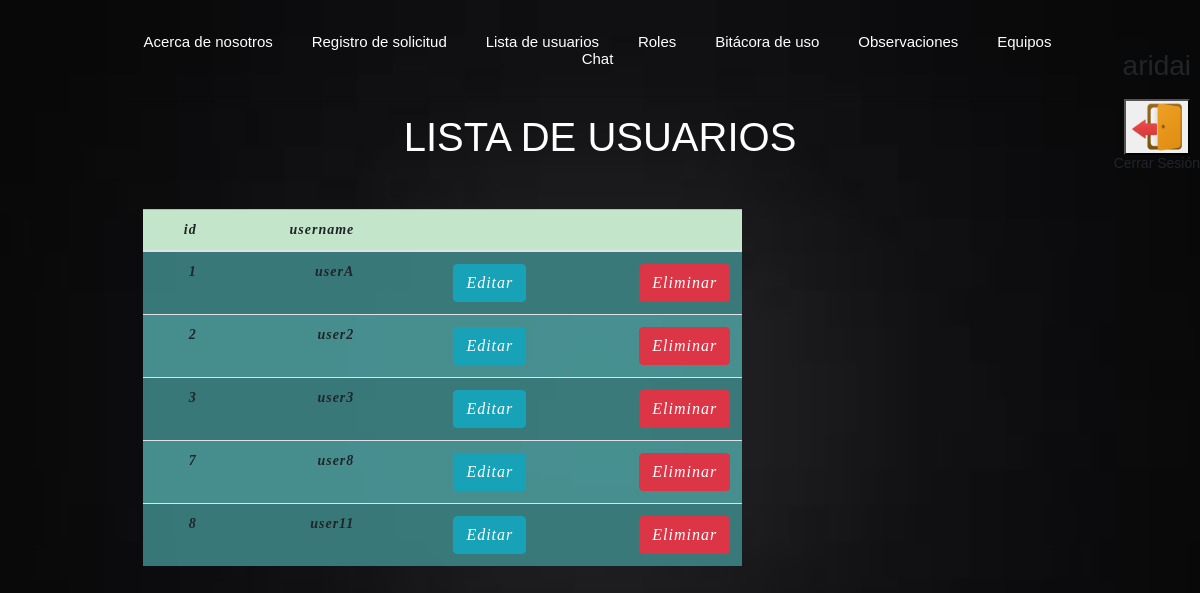
Page /ProyectoTW/admin/listaUsuarios/alumno.php (signed in) on the committed database.
### tables this page shows
CREATE TABLE IF NOT EXISTS `alumno` (
  `id` int NOT NULL AUTO_INCREMENT,
  `username` varchar(50) NOT NULL,
  `password` varchar(255) NOT NULL,
  `created_at` datetime DEFAULT CURRENT_TIMESTAMP,
  PRIMARY KEY (`id`),
  UNIQUE KEY `username` (`username`)
);

### ProyectoTW/admin/listaUsuarios/alumno.php (the view, shortened to what this page needs)
<?php
    $con=conectar();
    $sql="SELECT *  FROM alumno";
    $query=mysqli_query($con,$sql);
?>
<!DOCTYPE html>
<html lang="en">
<head>
    <link rel="stylesheet" href="https://stackpath.bootstrapcdn.com/bootstrap/4.5.2/css/bootstrap.min.css">
    <link rel="stylesheet" href="../css/estilos.css">
</head>
<body>
<div class="usuario">
        <?php
        $usuario = $_SESSION['username'];
        echo "<p><h3>$usuario</h3></p>";
        ?>
        <figure>
            <button type="button" onclick="document.location='login/logout.php'"> <img src="../img/logout.png" height="50px" width="50px"> </button>
            <figcaption>Cerrar Sesión</figcaption>
        </figure>
    </div>
    <div class="container" role="main">
        <div class="c1">
            <div class="menu">
                <a href="../../login/welcome.php">Acerca de nosotros</a>
                <a href="#">Registro de solicitud</a>
                <a href="#">Lista de usuarios</a>
                <a href="../roles/roles.php">Roles</a>
                <a href="#">Bitácora de uso</a>
                <a href="#">Observaciones</a>
                <a href="../equipos/equipos.php">Equipos</a>
                <a href="#">Chat</a>
            </div>
            <div class="contenido">
                <hr>
                <h1>LISTA DE USUARIOS</h1>
                <div class="container mt-5">
            <div class="row">
                <div class="col-md-8">
                    <table class="table" >
                        <thead class="table-success table-striped" >
                            <tr>
                                <th>id</th>
                                <th>username</th>
                                <th></th>
                                <th></th>
                            </tr>
                        </thead>
                        <tbody>
                            <?php
                                while($row=mysqli_fetch_array($query)){
                            ?>
                            <tr>
                                <th><?php  echo $row['id']?></th>
                                <th><?php  echo $row['username']?></th>
                                <th><a href="actualizar.php?id=<?php echo $row['id'] ?>" class="btn btn-info">Editar</a></th>
                                <th><a href="delete.php?id=<?php echo $row['id'] ?>" class="btn btn-danger">Eliminar</a></th>
                            </tr>
                                <?php
                                    }
                                ?>
                        </tbody>
                    </table>
                </div>
            </div>
        </div>
            </div>
        </div>
    </div>
</body>
</html>

### ProyectoTW/admin/css/estilos.css (style rules this page uses)
.c1 { font-family: Helvetica; color: white; padding: 10px; width: 85%; margin-top: 3%; margin-right: auto; margin-left: auto; }
@media (min-width: 500px) { .c1 { padding: 40px; } }
@media (min-width: 800px) { .c1 { padding: 0px; } }
.usuario { float: right; }
.menu { margin-bottom: 3%; text-align: center; color: white ; }
body { background-image: url("../img/background.jpg"); background-position: center center; background-repeat: no-repeat; background-attachment: fixed; background-size: cover; text-align: center; }
h1 { padding-bottom: -10; }
.menu a { padding: 15px; line-height: normal; text-decoration: none; color: white; transition: all 0.3s ease; border-bottom: 2px solid transparent; font-size: 15px; margin-right: 5px; }
tbody tr:nth-child(odd) { background-color: #3d8181b8; }
tbody tr:nth-child(even) { background-color: #4fa0a0b8; }
tbody tr { background-image: url(noise.png); }
table { background-color: #3d8181b8; font-family: 'Rock Salt', cursive; padding: 20px; font-style: italic; caption-side: bottom; color: rgb(255, 255, 255); text-align: right; letter-spacing: 1px; }

### ProyectoTW/admin/listaUsuarios/alumno.php (style rules this page uses)
body { font: 14px sans-serif; text-align: center; }

### rows in the picture
alumno: id "1", username "userA"
alumno: id "2", username "user2"
alumno: id "3", username "user3"
alumno: id "7", username "user8"
alumno: id "8", username "user11"

### other values in the picture
$usuario "aridai"
